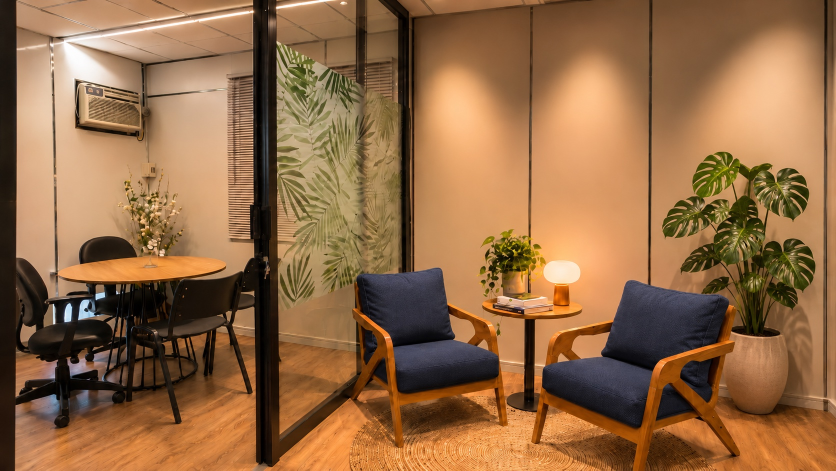
#> input picture instagram/posts/historia-2009/fotos/espaco-nina-original.jpg, 1672 x 941 px (shown at 1/2 size)
$ python moldura.py
#> lines starting #> are read from the running program, lines starting #| are printed output that depends on the picture
"""Foto da moldura (v6, referência da Nina de 05/11: foto emoldurada sobre fundo de cor). Recorta a foto do espaço
(fotos/espaco-nina-original.jpg) no formato da moldura de foto-v6.html (888 x 640, em 2x quando possível) e esfria a
luz como em esfriar.py, sem véu. Saída: fotos/moldura.jpg.
Uso: python3 instagram/posts/historia-2009/moldura.py"""
from pathlib import Path
import numpy as np
from PIL import Image
AQUI = Path(__file__).parent / 'fotos'
im = Image.open(AQUI / 'espaco-nina-original.jpg').convert('RGB')
#> im is the input picture: PIL image 1672x941 RGB; mean R, G, B 147.1, 106.4, 69.5
W, H = 888, 640
y0 = 60                                # tira a faixa do forro
h = im.height - y0
#> h = 881
w = round(h * W / H)
#> w = 1222
x0 = im.width - w                      # encostado à direita: do vidro com folhagem até a costela-de-adão
#> x0 = 450
im = im.crop((x0, y0, x0 + w, y0 + h)).resize((W * 2, H * 2), Image.LANCZOS)
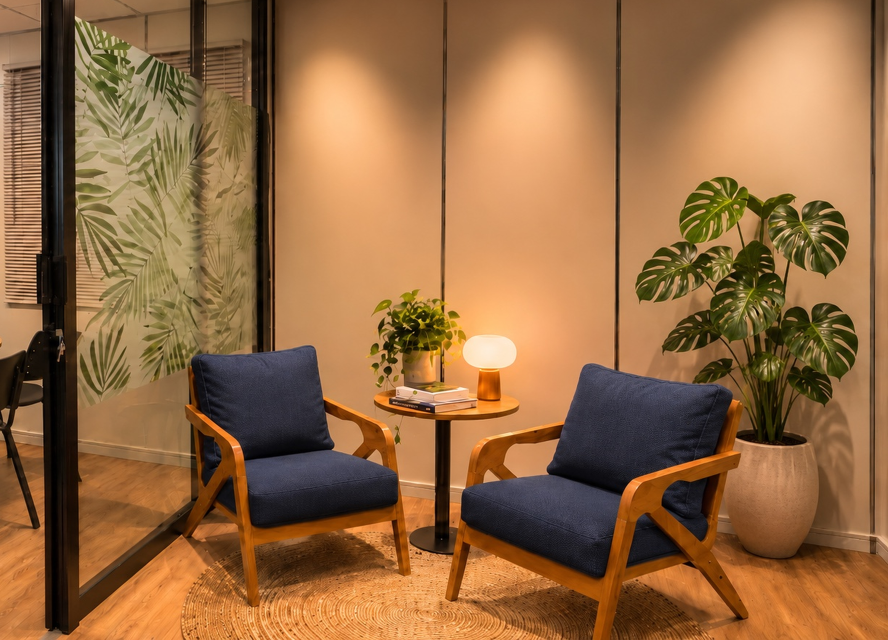
#> im: PIL image 1776x1280 RGB (shown at 1/2 size); mean R, G, B 149.2, 106.3, 66.2
a = np.asarray(im).astype(np.float32) / 255
lum = (a @ np.array([0.299, 0.587, 0.114], dtype=np.float32))[..., None]
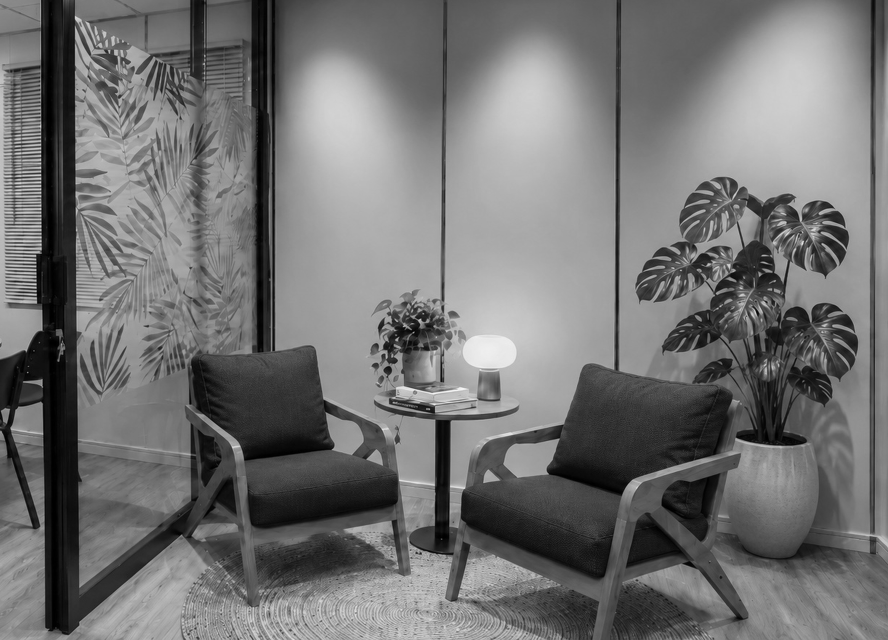
#> lum: shape (1280, 1776, 1) float32 (shown at 1/2 size); min 0, max 0.987, mean 0.449
a = lum + (a - lum) * 0.74
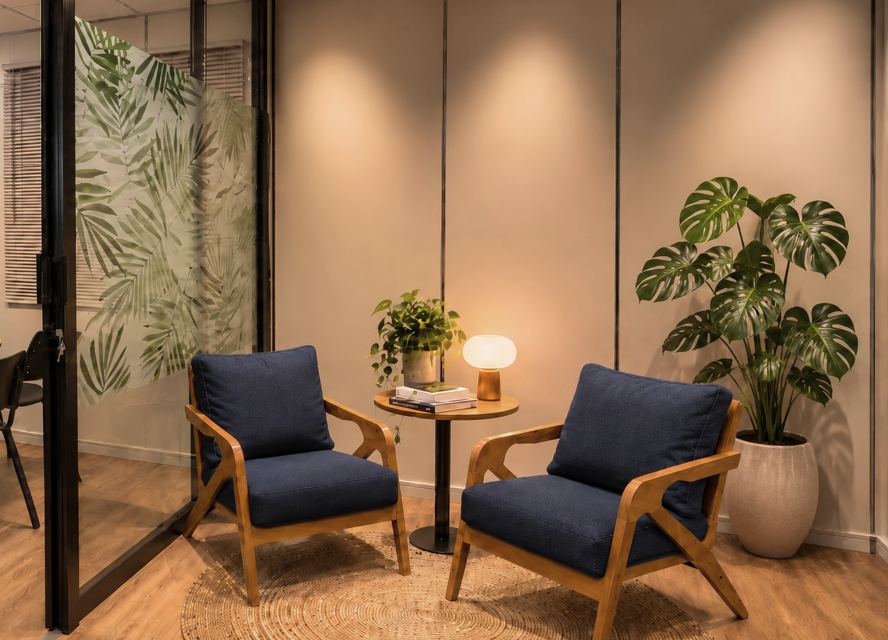
#> a: shape (1280, 1776, 3) float32 (shown at 1/2 size); mean R, G, B 0.55, 0.425, 0.309
a *= np.array([0.94, 1.0, 1.06], dtype=np.float32)
tom = np.array([0.18, 0.42, 0.39], dtype=np.float32)
peso = (1 - lum) * 0.12
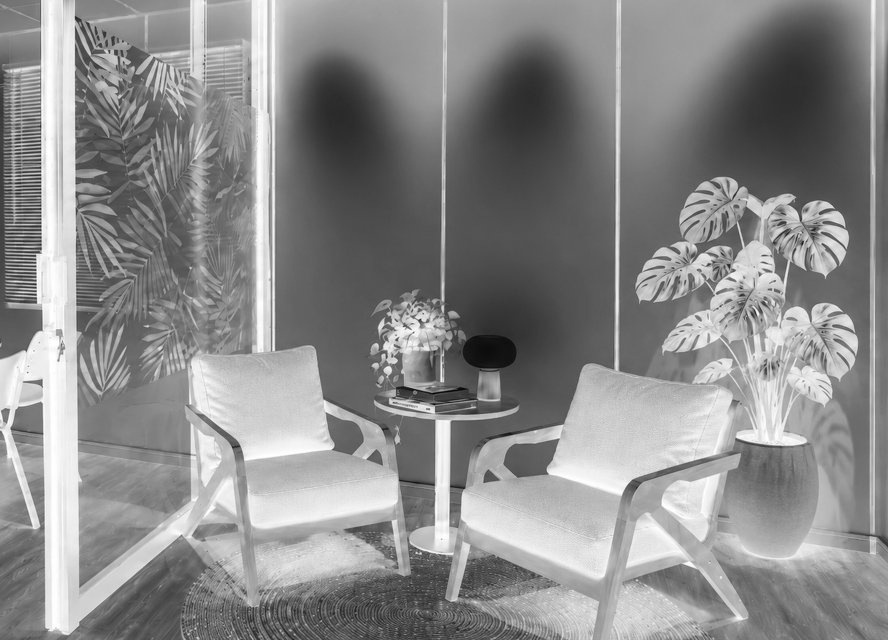
#> peso: shape (1280, 1776, 1) float32 (shown at 1/2 size); min 0.00157, max 0.12, mean 0.0661; drawn with min black and max white
a = np.clip((a * (1 - peso) + tom * peso) * 1.04, 0, 1)
Image.fromarray((a * 255).astype(np.uint8)).save(AQUI / 'moldura.jpg', quality=90)
print('ok moldura.jpg', w, h)
#| ok moldura.jpg 1222 881

$ run again, with instagram/posts/historia-2009/fotos/capa-a.jpg copied over instagram/posts/historia-2009/fotos/espaco-nina-original.jpg
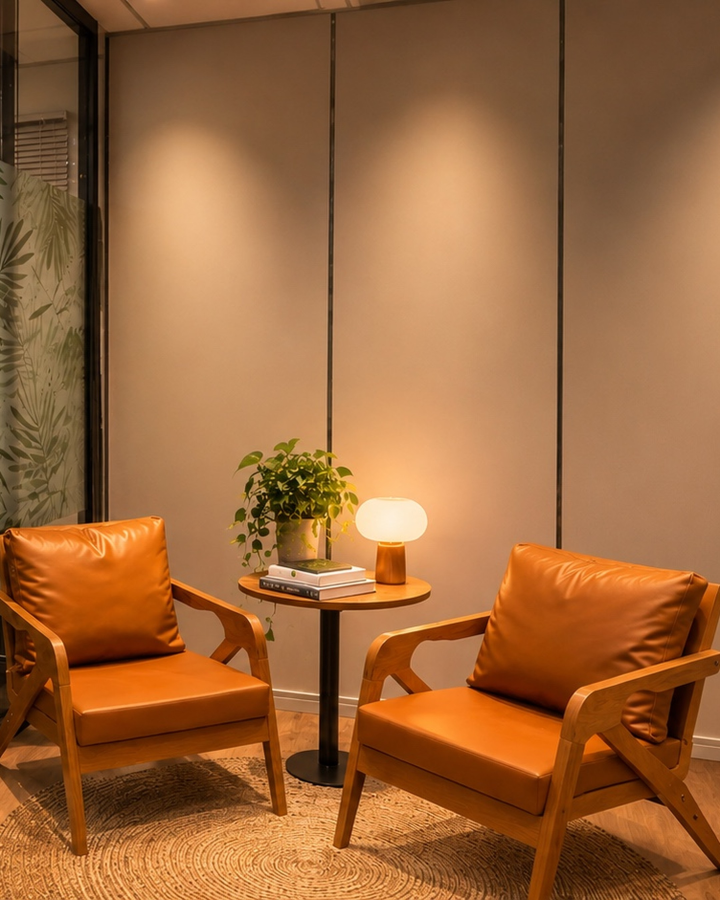
#> input picture instagram/posts/historia-2009/fotos/capa-a.jpg, 2160 x 2700 px (shown at 1/3 size)
#> im is the input picture: PIL image 2160x2700 RGB; mean R, G, B 156.2, 102.6, 59
#> im: PIL image 1776x1280 RGB
#> `a = lum + (a - lum) * 0.74`:
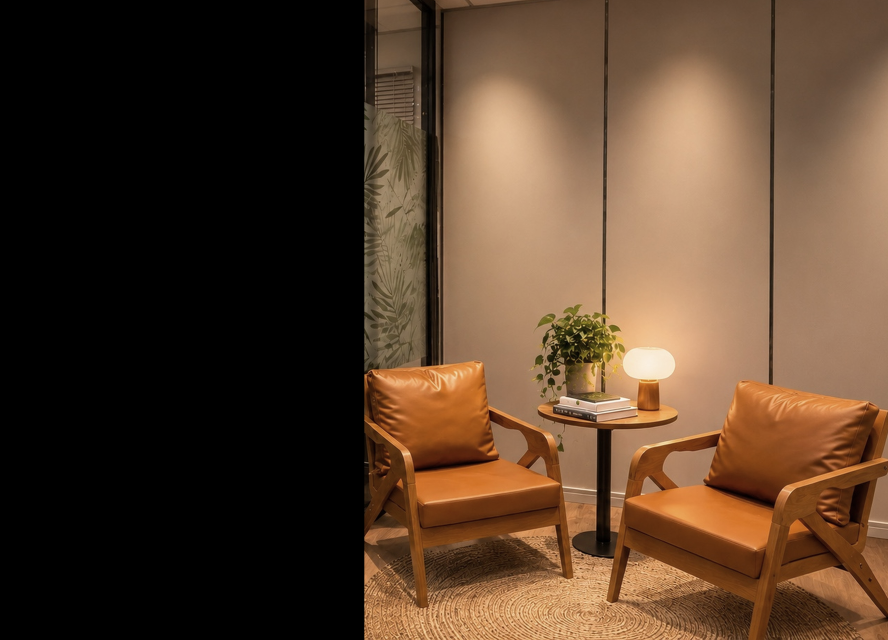
#> a: shape (1280, 1776, 3) float32 (shown at 1/2 size); mean R, G, B 0.338, 0.246, 0.17
#> `peso = (1 - lum) * 0.12`:
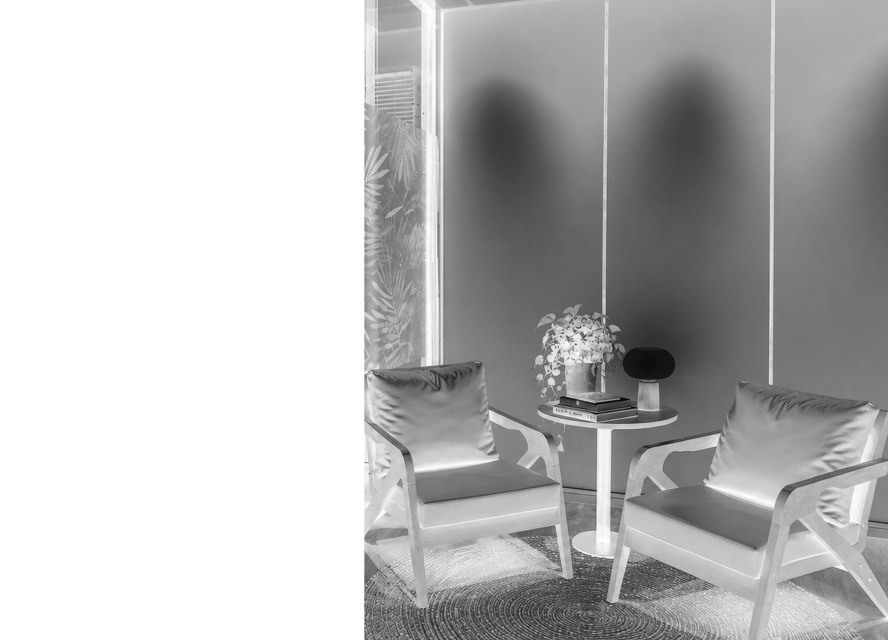
#> peso: shape (1280, 1776, 1) float32 (shown at 1/2 size); min 0.000483, max 0.12, mean 0.0882; drawn with min black and max white
#| ok moldura.jpg 3663 2640

$ run again, with instagram/posts/historia-2009/fotos/h-01.jpg copied over instagram/posts/historia-2009/fotos/espaco-nina-original.jpg
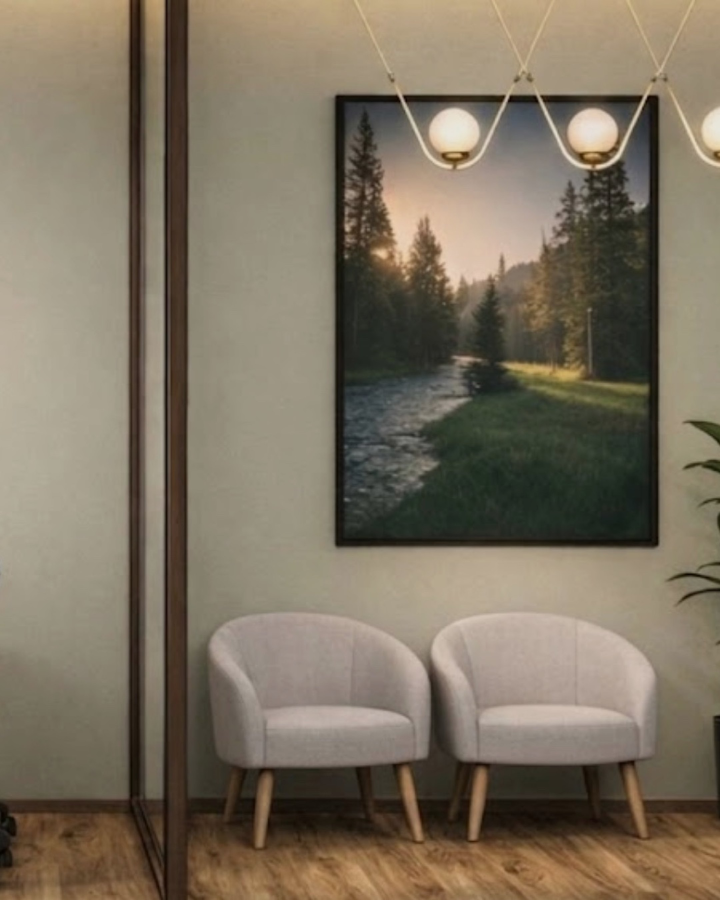
#> input picture instagram/posts/historia-2009/fotos/h-01.jpg, 2160 x 2700 px (shown at 1/3 size)
#> im is the input picture: PIL image 2160x2700 RGB; mean R, G, B 125.1, 114, 96.2
#> im: PIL image 1776x1280 RGB
#> `peso = (1 - lum) * 0.12`:
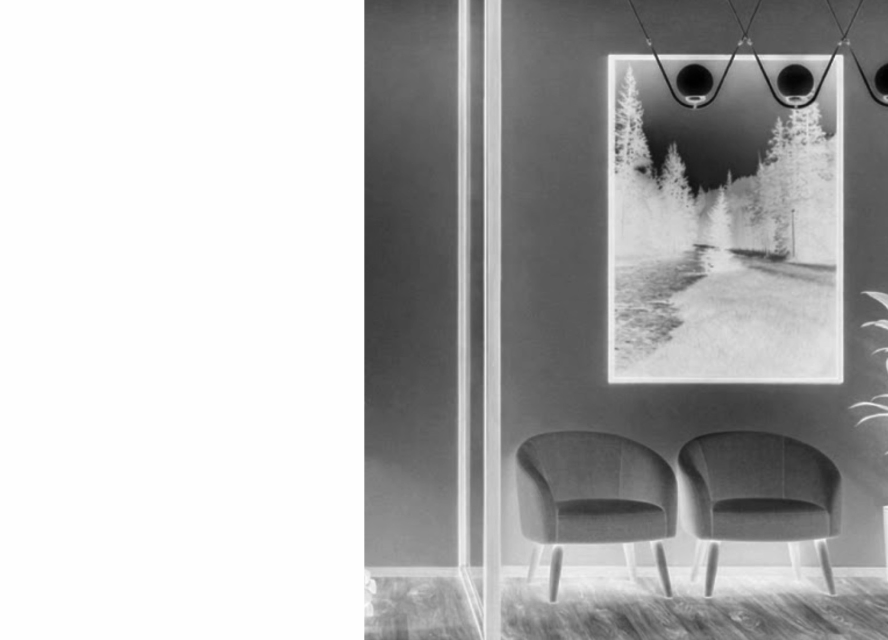
#> peso: shape (1280, 1776, 1) float32 (shown at 1/2 size); min 0.0112, max 0.12, mean 0.0883; drawn with min black and max white
#> `a = np.clip((a * (1 - peso) + tom * peso) * 1.04, 0, 1)`:
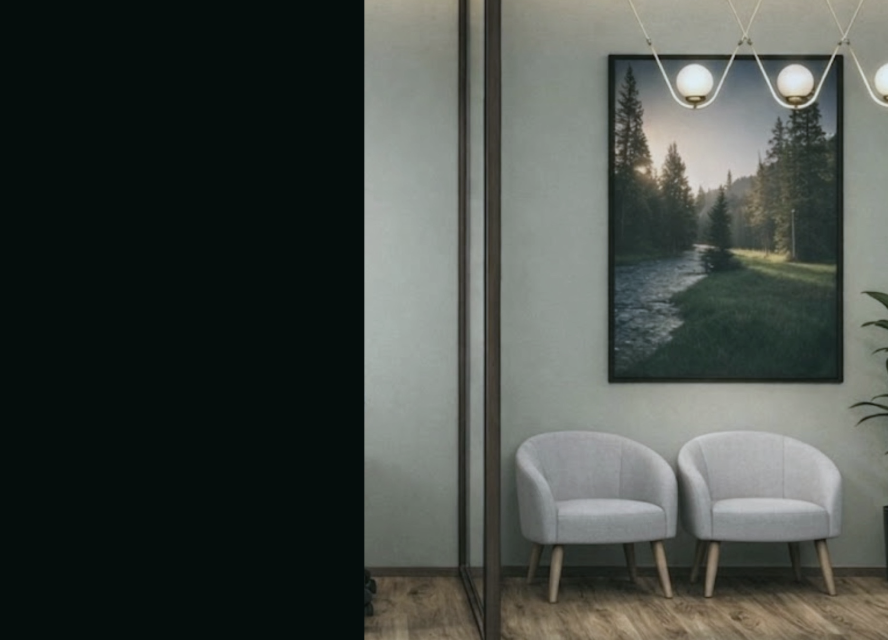
#> a: shape (1280, 1776, 3) float32 (shown at 1/2 size); mean R, G, B 0.274, 0.298, 0.281
#| ok moldura.jpg 3663 2640

$ run again, with instagram/posts/historia-2009/fotos/h-02.jpg copied over instagram/posts/historia-2009/fotos/espaco-nina-original.jpg
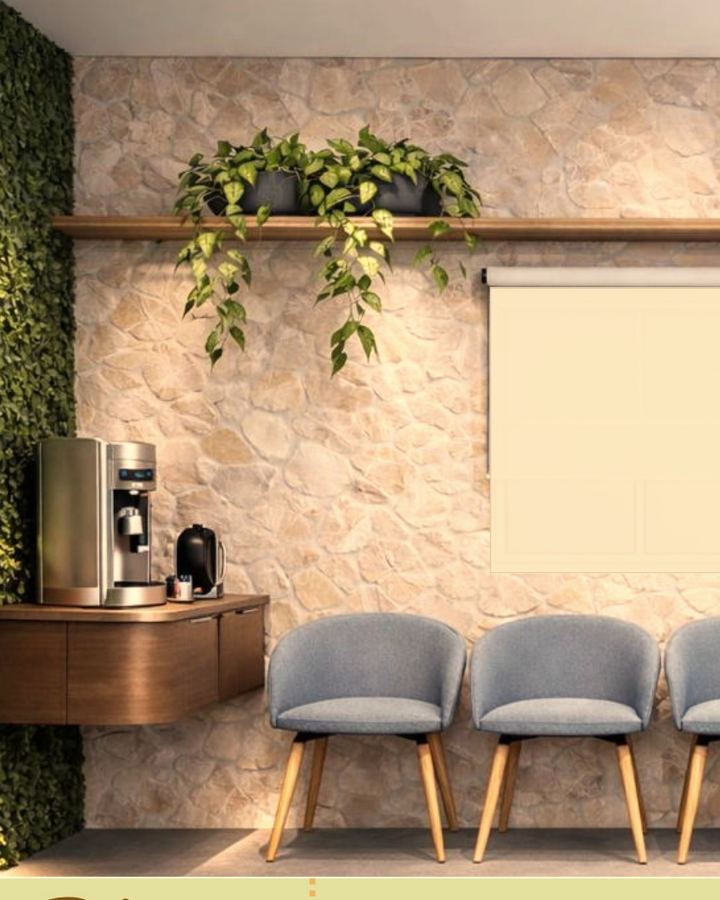
#> input picture instagram/posts/historia-2009/fotos/h-02.jpg, 2160 x 2700 px (shown at 1/3 size)
#> im is the input picture: PIL image 2160x2700 RGB; mean R, G, B 168.4, 144.6, 116
#> im: PIL image 1776x1280 RGB
#> `a *= np.array([0.94, 1.0, 1.06], dtype=np.float32)`:
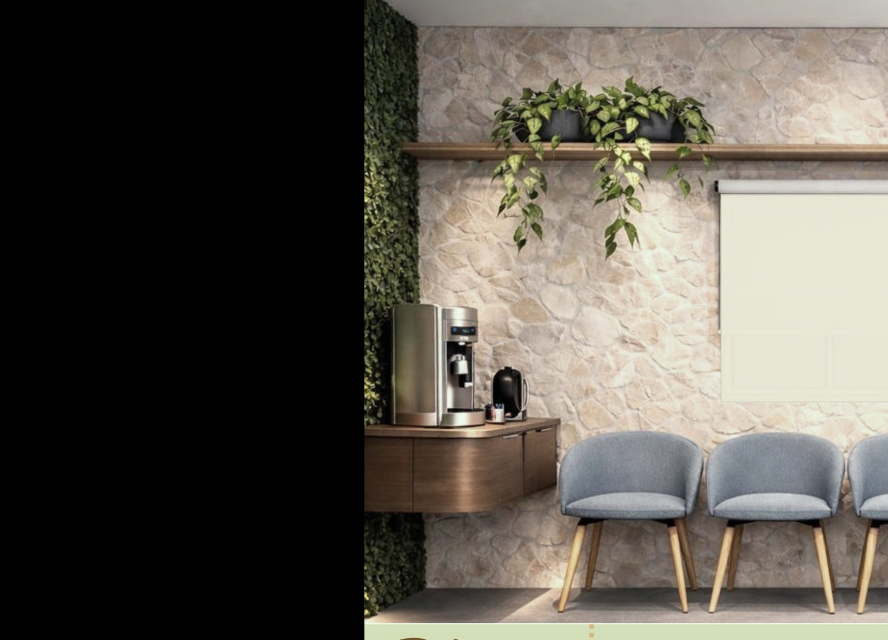
#> a: shape (1280, 1776, 3) float32 (shown at 1/2 size); mean R, G, B 0.354, 0.336, 0.305
#> `peso = (1 - lum) * 0.12`:
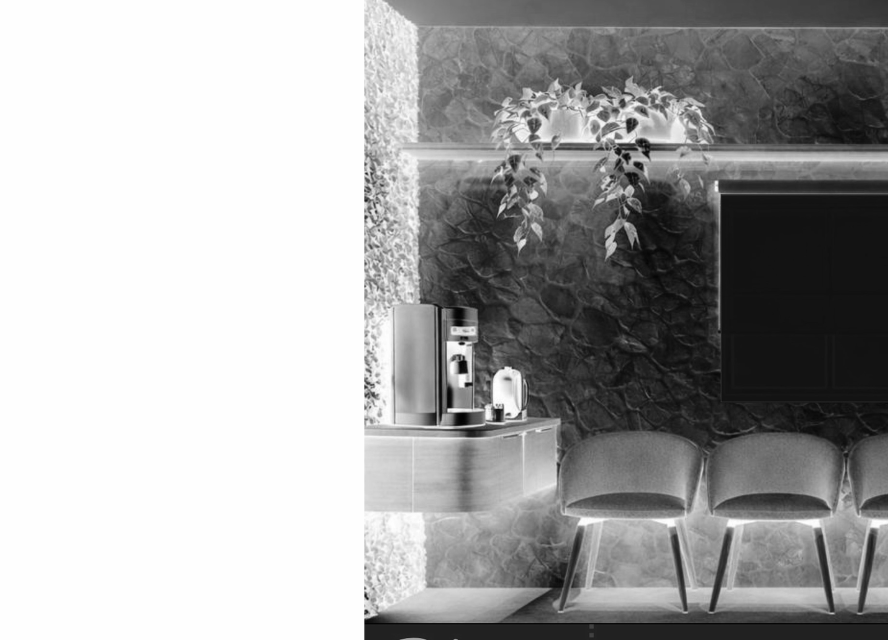
#> peso: shape (1280, 1776, 1) float32 (shown at 1/2 size); min 0.0015, max 0.12, mean 0.0789; drawn with min black and max white
#| ok moldura.jpg 3663 2640
